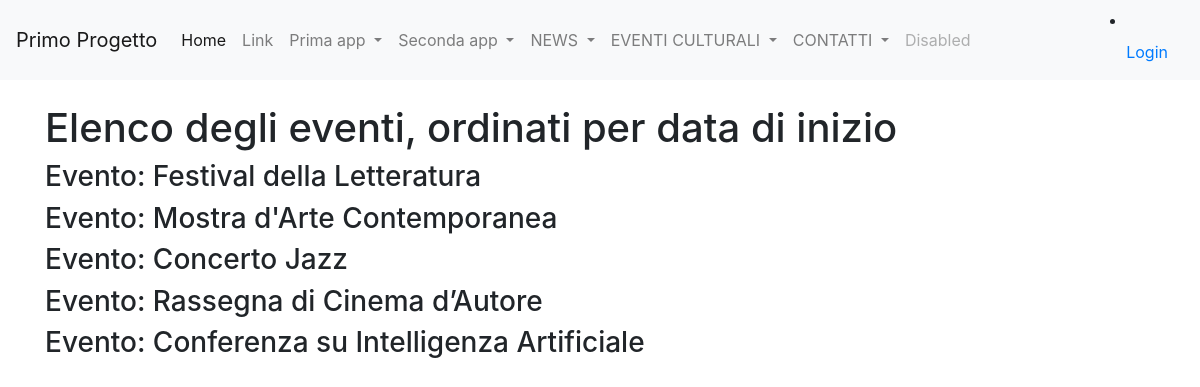
The app's page /query_a with its own data.
### eventi_culturali/models.py (models this page shows)
class Evento(models.Model):
    titolo = models.CharField(max_length=100)
    descrizione = models.TextField(blank=True)
    data_inizio = models.DateField(default=datetime.now(), blank=True)
    data_fine = models.DateField(default=datetime.now(), blank=True)
    posti_disponibili = models.IntegerField(blank=True, default=0)
    def __str__(self):
        return self.titolo
    class Meta:
        verbose_name = "Evento"
        verbose_name_plural = "Eventi"

### eventi_culturali/views.py (the view)
# urls.py: path('query_a', query_a, name = "query_a"),
def query_a(request):
    query_a = Evento.objects.order_by('data_inizio');
    context = {
        'query_a': query_a,
    }
    return render(request,'view_a.html',context)

### eventi_culturali/templates/view_a.html (shortened to what this page needs)
{%extends 'base.html'%}
{% block content %}
<h1>Elenco degli eventi, ordinati per data di inizio</h1>
{% for evento in query_a %}
<h3>Evento: {{evento}}</h3>
{% endfor %}
{% endblock content %}

### records on screen
Evento: titolo "Festival della Letteratura"
Evento: titolo "Mostra d'Arte Contemporanea"
Evento: titolo "Concerto Jazz"
Evento: titolo "Rassegna di Cinema d’Autore"
Evento: titolo "Conferenza su Intelligenza Artificiale"
